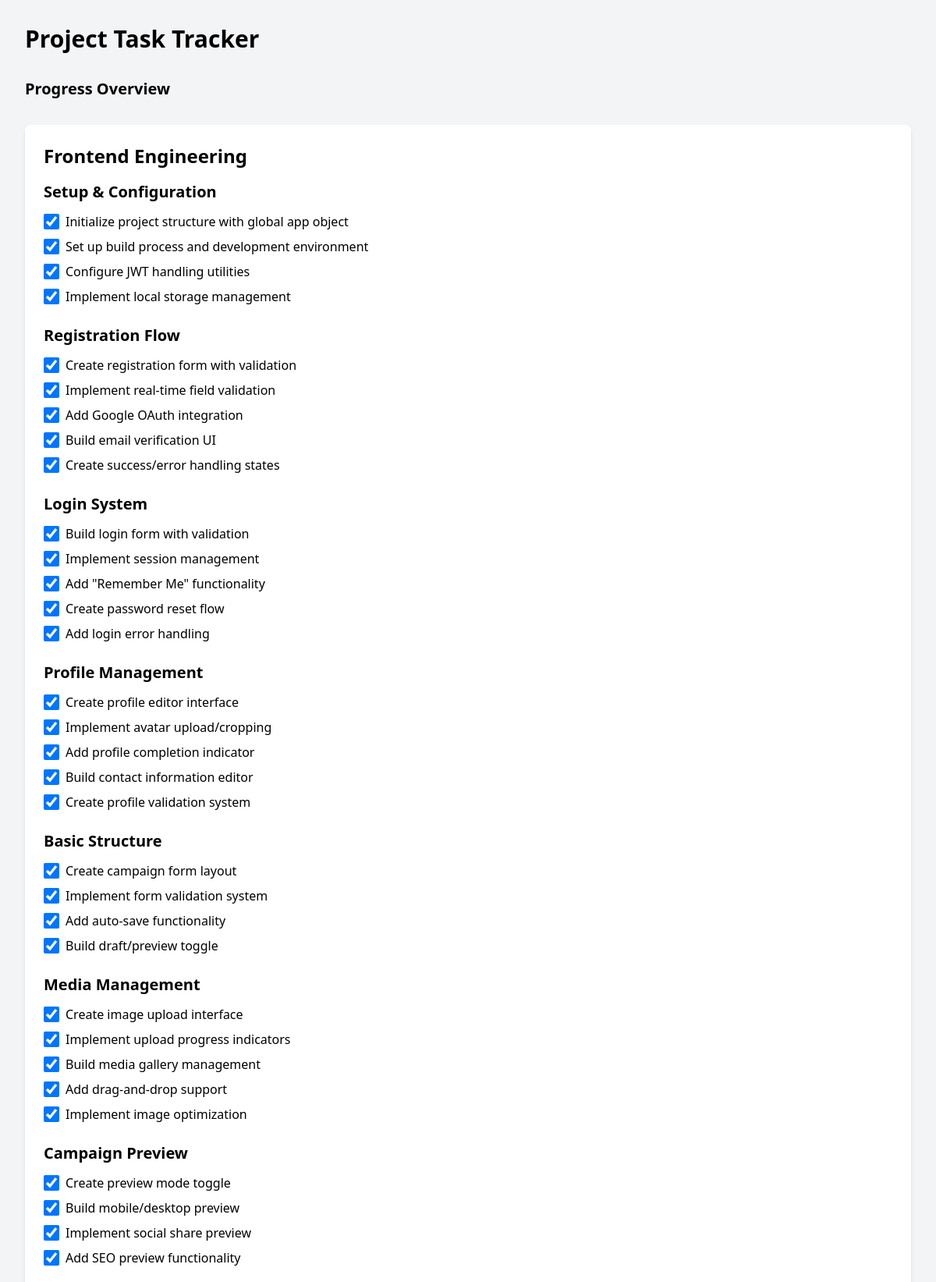
The page /tasks.php (upper part) on the database its author committed.
### tables this page shows
CREATE TABLE `tasks` (
  `id` int(11) NOT NULL AUTO_INCREMENT,
  `category` varchar(255) DEFAULT NULL,
  `subcategory` varchar(255) DEFAULT NULL,
  `task_name` varchar(255) DEFAULT NULL,
  `completed` tinyint(1) DEFAULT 0,
  `assignee_id` int(11) DEFAULT NULL,
  `updated_at` timestamp NOT NULL DEFAULT current_timestamp() ON UPDATE current_timestamp(),
  `tranche` varchar(25) NOT NULL DEFAULT '1',
  `notes` text DEFAULT NULL,
  PRIMARY KEY (`id`)
);

### tasks.php (the view, shortened to what this page needs)
<?php
    require_once("config.php");
?>
<!DOCTYPE html>
<html lang="en">
<head>
    <link href="https://cdn.jsdelivr.net/npm/tailwindcss@2.2.19/dist/tailwind.min.css" rel="stylesheet">
</head>
<body class="bg-gray-100 p-8">
    <div class="max-w-6xl mx-auto">
        <h1 class="text-3xl font-bold mb-8">Project Task Tracker</h1>
        <div class="mb-8">
            <h2 class="text-xl font-semibold mb-4">Progress Overview</h2>
        </div>
        <form id="taskForm" class="space-y-8">
            <?php
            $sql = "SELECT DISTINCT category FROM tasks ORDER BY id";
            $result = $conn->query($sql);
            while ($category = $result->fetch_assoc()) {
                echo '<div class="bg-white p-6 rounded-lg shadow-md">';
                echo '<h2 class="text-2xl font-bold mb-4">' . htmlspecialchars($category['category']) . '</h2>';
                $sql_sub = "SELECT DISTINCT subcategory FROM tasks WHERE category = ? ORDER BY id";
                $stmt = $conn->prepare($sql_sub);
                $stmt->bind_param("s", $category['category']);
                $stmt->execute();
                $result_sub = $stmt->get_result();
                while ($subcategory = $result_sub->fetch_assoc()) {
                    echo '<div class="mb-6">';
                    echo '<h3 class="text-xl font-semibold mb-3">' . htmlspecialchars($subcategory['subcategory']) . '</h3>';
                    $sql_tasks = "SELECT * FROM tasks WHERE category = ? AND subcategory = ? ORDER BY id";
                    $stmt_tasks = $conn->prepare($sql_tasks);
                    $stmt_tasks->bind_param("ss", $category['category'], $subcategory['subcategory']);
                    $stmt_tasks->execute();
                    $result_tasks = $stmt_tasks->get_result();
                    while ($task = $result_tasks->fetch_assoc()) {
                        echo '<div class="flex items-center mb-2">';
                        echo '<input type="checkbox" id="task_' . $task['id'] . '"
                              class="task-checkbox form-checkbox h-5 w-5 text-blue-600"
                              data-task-id="' . $task['id'] . '"' .
                              ($task['completed'] ? ' checked' : '') . '>';
                        echo '<label for="task_' . $task['id'] . '" class="ml-2">' .
                             htmlspecialchars($task['task_name']) . '</label>';
                        echo '</div>';
                    }
                    echo '</div>';
                }
                echo '</div>';
            }
            ?>
        </form>
    </div>
</body>
</html>

### rows shown on the page
tasks: completed "☑", task_name "Initialize project structure with global app object"
tasks: completed "☑", task_name "Set up build process and development environment"
tasks: completed "☑", task_name "Configure JWT handling utilities"
tasks: completed "☑", task_name "Implement local storage management"
tasks: completed "☑", task_name "Create registration form with validation"
tasks: completed "☑", task_name "Implement real-time field validation"
tasks: completed "☑", task_name "Add Google OAuth integration"
tasks: completed "☑", task_name "Build email verification UI"
tasks: completed "☑", task_name "Create success/error handling states"
tasks: completed "☑", task_name "Build login form with validation"
tasks: completed "☑", task_name "Implement session management"
tasks: completed "☑", task_name "Add \"Remember Me\" functionality"
tasks: completed "☑", task_name "Create password reset flow"
tasks: completed "☑", task_name "Add login error handling"
tasks: completed "☑", task_name "Create profile editor interface"
tasks: completed "☑", task_name "Implement avatar upload/cropping"
tasks: completed "☑", task_name "Add profile completion indicator"
tasks: completed "☑", task_name "Build contact information editor"
tasks: completed "☑", task_name "Create profile validation system"
tasks: completed "☑", task_name "Create campaign form layout"
tasks: completed "☑", task_name "Implement form validation system"
tasks: completed "☑", task_name "Add auto-save functionality"
tasks: completed "☑", task_name "Build draft/preview toggle"
tasks: completed "☑", task_name "Create image upload interface"
tasks: completed "☑", task_name "Implement upload progress indicators"
tasks: completed "☑", task_name "Build media gallery management"
tasks: completed "☑", task_name "Add drag-and-drop support"
tasks: completed "☑", task_name "Implement image optimization"
tasks: completed "☑", task_name "Create preview mode toggle"
tasks: completed "☑", task_name "Build mobile/desktop preview"
tasks: completed "☑", task_name "Implement social share preview"
tasks: completed "☑", task_name "Add SEO preview functionality"

### other values the page prints
$category['category'] "Frontend Engineering"
$subcategory['subcategory'] "Setup & Configuration"
$subcategory['subcategory'] "Registration Flow"
$subcategory['subcategory'] "Login System"
$subcategory['subcategory'] "Profile Management"
$subcategory['subcategory'] "Basic Structure"
$subcategory['subcategory'] "Media Management"
$subcategory['subcategory'] "Campaign Preview"
